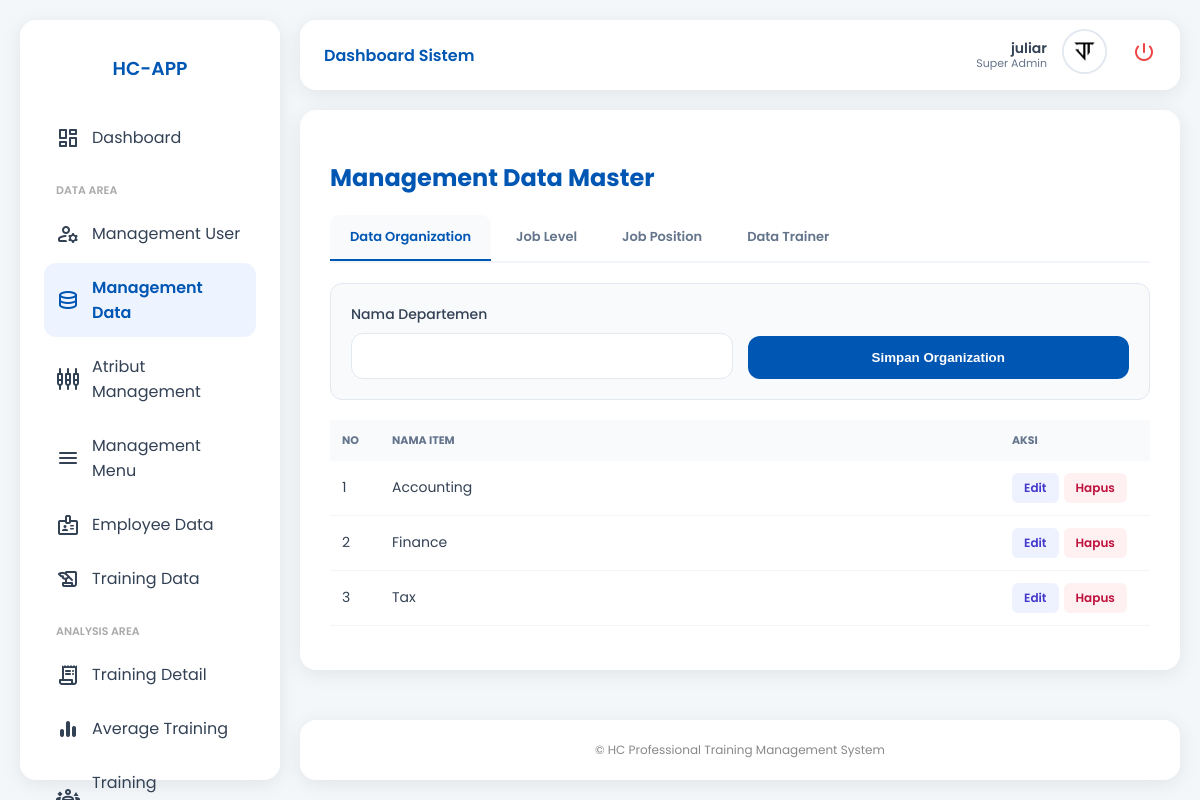
The app's page /modul/management-data/index.php (signed in) with its own data.
### tables this page shows
CREATE TABLE `menus` (
  `id` int NOT NULL,
  `menu_name` varchar(100) NOT NULL,
  `menu_url` varchar(100) NOT NULL,
  `menu_icon` varchar(50) DEFAULT NULL,
  `menu_category` enum('Dashboard','Data Area','Analysis Area','System Area') NOT NULL,
  `order_no` int DEFAULT '0'
);

CREATE TABLE `master_organizations` (
  `id` int NOT NULL,
  `org_name` varchar(100) NOT NULL,
  `created_at` timestamp NULL DEFAULT CURRENT_TIMESTAMP
);

### modul/management-data/index.php (the view, shortened to what this page needs)
<?php
require_once __DIR__ . '/../../config/database.php';
$layout_dir = __DIR__ . '/../layout/';
$active_tab = $_GET['tab'] ?? 'org';
$orgs = $pdo->query("SELECT * FROM master_organizations ORDER BY org_name ASC")->fetchAll();
$levels = $pdo->query("SELECT * FROM master_job_levels ORDER BY level_name ASC")->fetchAll();
$positions = $pdo->query("SELECT * FROM master_job_positions ORDER BY position_name ASC")->fetchAll();
$trainers = $pdo->query("SELECT t.*, o.org_name, p.position_name FROM master_trainers t LEFT JOIN master_organizations o ON t.org_id = o.id LEFT JOIN master_job_positions p ON t.position_id = p.id ORDER BY t.trainer_name ASC")->fetchAll();
$edit = null;
?>
<!DOCTYPE html>
<html lang="id">
<head>
    <link rel="stylesheet" href="../../assets/css/style.css">
</head>
<body>
    <?php include $layout_dir . 'sidebar.php'; include $layout_dir . 'header.php'; ?>
    <main class="main-content">
        <div class="content-card">
            <h2 style="color: var(--primary-blue); margin-bottom: 20px;">Management Data Master</h2>
            <div class="tabs">
                <a href="?tab=org" class="tab-link <?= $active_tab == 'org' ? 'active' : '' ?>">Data Organization</a>
                <a href="?tab=level" class="tab-link <?= $active_tab == 'level' ? 'active' : '' ?>">Job Level</a>
                <a href="?tab=position" class="tab-link <?= $active_tab == 'position' ? 'active' : '' ?>">Job Position</a>
                <a href="?tab=trainer" class="tab-link <?= $active_tab == 'trainer' ? 'active' : '' ?>">Data Trainer</a>
            </div>
            <div class="form-card">
                <form method="POST">
                    <div style="display: grid; grid-template-columns: repeat(auto-fit, minmax(200px, 1fr)); gap: 15px; align-items: end;">
                        <?php if($active_tab == 'org'): ?>
                            <div class="form-group" style="margin:0"><label>Nama Departemen</label><input type="text" name="org_name" class="form-control" value="<?= $edit['org_name'] ?? '' ?>" required></div>
                            <button type="submit" name="save_org" class="btn-primary">Simpan Organization</button>
                        <?php elseif($active_tab == 'level'): ?>
                            <div class="form-group" style="margin:0"><label>Nama Level</label><input type="text" name="level_name" class="form-control" value="<?= $edit['level_name'] ?? '' ?>" required></div>
                            <button type="submit" name="save_level" class="btn-primary">Simpan Job Level</button>
                        <?php elseif($active_tab == 'position'): ?>
                            <div class="form-group" style="margin:0"><label>Nama Jabatan</label><input type="text" name="position_name" class="form-control" value="<?= $edit['position_name'] ?? '' ?>" required></div>
                            <button type="submit" name="save_position" class="btn-primary">Simpan Position</button>
                        <?php endif; ?>
                    </div>
                </form>
            </div>
            <table class="data-table">
                <thead>
                    <tr><th width="50">No</th>
                    <?php if($active_tab == 'trainer'): ?><th>NIK</th><th>Nama Trainer</th><th>Departemen</th><th>Jabatan</th>
                    <?php else: ?><th>Nama Item</th><?php endif; ?>
                    <th width="150">Aksi</th></tr>
                </thead>
                <tbody>
                    <?php $no=1; if($active_tab == 'org'): foreach($orgs as $d): ?>
                        <tr><td><?= $no++ ?></td><td><?= htmlspecialchars($d['org_name']) ?></td><td><div class="action-container"><a href="?tab=org&edit_id=<?= $d['id'] ?>" class="btn-sm btn-edit">Edit</a><a href="?tab=org&del_org=<?= $d['id'] ?>" class="btn-sm btn-delete" onclick="return confirm('Hapus?')">Hapus</a></div></td></tr>
                    <?php endforeach; elseif($active_tab == 'level'): foreach($levels as $d): ?>
                        <tr><td><?= $no++ ?></td><td><?= htmlspecialchars($d['level_name']) ?></td><td><div class="action-container"><a href="?tab=level&edit_id=<?= $d['id'] ?>" class="btn-sm btn-edit">Edit</a><a href="?tab=level&del_level=<?= $d['id'] ?>" class="btn-sm btn-delete" onclick="return confirm('Hapus?')">Hapus</a></div></td></tr>
                    <?php endforeach; elseif($active_tab == 'position'): foreach($positions as $d): ?>
                        <tr><td><?= $no++ ?></td><td><?= htmlspecialchars($d['position_name']) ?></td><td><div class="action-container"><a href="?tab=position&edit_id=<?= $d['id'] ?>" class="btn-sm btn-edit">Edit</a><a href="?tab=position&del_pos=<?= $d['id'] ?>" class="btn-sm btn-delete" onclick="return confirm('Hapus?')">Hapus</a></div></td></tr>
                    <?php endforeach; endif; ?>
                </tbody>
            </table>
        </div>
    </main>
    <?php include $layout_dir . 'footer.php'; ?>
</body>
</html>

### modul/layout/sidebar.php (shortened to what this page needs)
<?php
require_once __DIR__ . '/../../config/database.php';
$current_uri = $_SERVER['REQUEST_URI'];
$role_id = $_SESSION['role_id'] ?? 0;
$query_menu = "SELECT m.* FROM menus m
               JOIN role_access ra ON m.id = ra.menu_id
               WHERE ra.role_id = ?
               ORDER BY FIELD(m.menu_category, 'Dashboard', 'Data Area', 'Analysis Area', 'System Area'), m.order_no ASC";
$stmt_menu = $pdo->prepare($query_menu);
$stmt_menu->execute([$role_id]);
$menus = $stmt_menu->fetchAll();
$menu_list = [];
foreach ($menus as $m) {
    $menu_list[$m['menu_category']][] = $m;
}
?>
<aside class="sidebar">
    <div style="padding: 10px; margin-bottom: 20px; text-align: center;">
        <h3 style="color: var(--primary-blue); margin: 0; font-weight: 600;">HC-APP</h3>
    </div>
    <nav style="flex-grow: 1; overflow-y: auto;">
        <?php foreach ($menu_list as $category => $items): ?>
            <?php if ($category !== 'Dashboard'): ?>
                <p style="font-size: 11px; color: #aaa; text-transform: uppercase; margin: 20px 0 10px 12px; font-weight: 600;">
                    <?= htmlspecialchars($category) ?>
                </p>
            <?php endif; ?>
            <?php foreach ($items as $item): ?>
                <a href="<?= $item['menu_url'] ?>"
                   class="menu-item <?= (strpos($current_uri, basename(dirname($item['menu_url']))) !== false) ? 'active' : '' ?>">
                    <i class="material-symbols-rounded"><?= $item['menu_icon'] ?></i>
                    <span><?= htmlspecialchars($item['menu_name']) ?></span>
                </a>
            <?php endforeach; ?>
        <?php endforeach; ?>
    </nav>
</aside>

### assets/css/style.css (style rules this page uses)
:root { --primary-blue: #0056b3; --bg-light: #f4f7fa; --white: #ffffff; --text-main: #334155; --text-muted: #64748b; --radius: 16px; --shadow: 0 4px 20px rgba(0, 0, 0, 0.08); }
* { box-sizing: border-box; }
body { font-family: "Poppins", sans-serif; background-color: var(--bg-light); margin: 0; color: var(--text-main); }
.form-group { margin-bottom: 20px; }
.form-group label { display: block; margin-bottom: 8px; font-size: 14px; font-weight: 500; }
.form-control { width: 100%; padding: 12px 16px; border: 1px solid #e2e8f0; border-radius: 12px; font-family: "Poppins", sans-serif; }
.btn-primary { width: 100%; padding: 14px; background: var(--primary-blue); color: white; border: none; border-radius: 12px; font-weight: 600; cursor: pointer; transition: 0.3s; }
.sidebar { position: fixed; top: 20px; left: 20px; bottom: 20px; width: 260px; background: var(--white); border-radius: var(--radius); box-shadow: var(--shadow); padding: 24px; z-index: 1000; }
.main-content { margin-left: 300px; margin-top: 110px; margin-right: 20px; margin-bottom: 100px; }
.content-card { background: var(--white); padding: 30px; border-radius: var(--radius); box-shadow: var(--shadow); min-height: 70vh; }
.menu-item { display: flex; align-items: center; padding: 12px; text-decoration: none; color: var(--text-main); border-radius: 12px; margin-bottom: 5px; }
.menu-item.active { background: #eef4ff; color: var(--primary-blue); font-weight: 600; }
.menu-item i { margin-right: 12px; }

### modul/management-data/index.php (style rules this page uses)
.tabs { display: flex; gap: 5px; margin-bottom: 20px; border-bottom: 2px solid #f1f5f9; overflow-x: auto; }
.tab-link { padding: 12px 20px; text-decoration: none; color: #64748b; font-weight: 600; font-size: 13px; border-radius: 10px 10px 0 0; white-space: nowrap; }
.tab-link.active { color: var(--primary-blue); border-bottom: 2px solid var(--primary-blue); background: #f8fafc; }
.form-card { background: #f8fafc; padding: 20px; border-radius: 12px; margin-bottom: 20px; border: 1px solid #e2e8f0; }
.action-container { display: flex; gap: 5px; }
.btn-sm { padding: 6px 12px; border-radius: 6px; font-size: 12px; text-decoration: none; display: inline-flex; align-items: center; gap: 4px; border: none; cursor: pointer; font-weight: 600; }
.btn-edit { background: #eef2ff; color: #4338ca; }
.btn-delete { background: #fff1f2; color: #be123c; }
.data-table { width: 100%; border-collapse: collapse; background: white; }
.data-table th { text-align: left; padding: 12px; background: #f8fafc; font-size: 11px; color: #64748b; text-transform: uppercase; }
.data-table td { padding: 12px; border-bottom: 1px solid #f1f5f9; font-size: 14px; }

### records on screen
menus: menu_name "Dashboard"
menus: menu_name "Management User"
menus: menu_name "Management Data"
menus: menu_name "Atribut Management"
menus: menu_name "Management Menu"
menus: menu_name "Employee Data"
menus: menu_name "Training Data"
menus: menu_name "Training Detail"
menus: menu_name "Average Training"
menus: menu_name "Training…"
master_organizations: org_name "Accounting"
master_organizations: org_name "Finance"
master_organizations: org_name "Tax"

### other values on screen
$category "DATA AREA"
$category "ANALYSIS AREA"
$_SESSION['name'] "juliar"
